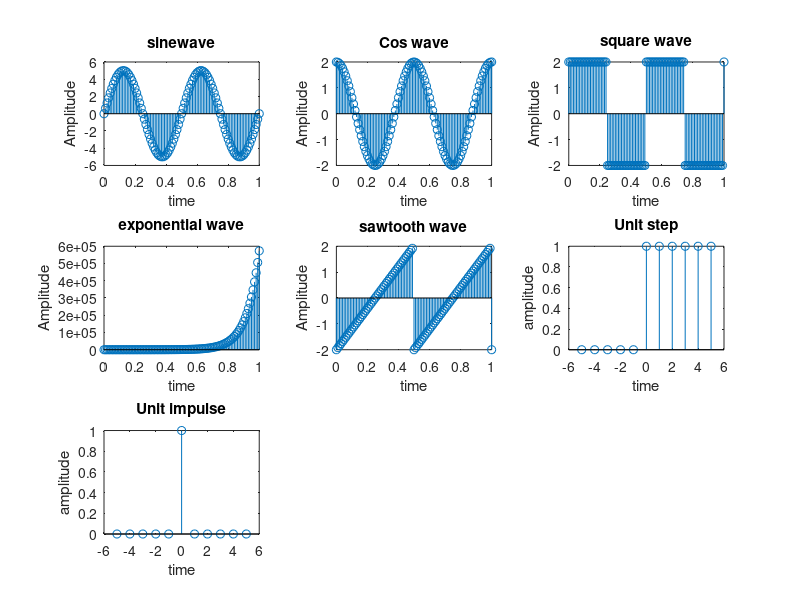

This chart was generated by the following MATLAB code:
% Generate the basic signals.

clc; close all; clear all;
% plot results
figure('name','Ankit');
% sine wave
t=0:0.01:1;
% a = input('Enter the sinewave magnitude===');
a=5; 
b=a*sin(2*pi*2*t); 
subplot(3,3,1); stem(t,b); 
xlabel('time'); ylabel('Amplitude'); title('sinewave');

% Cosine wave
t=0:0.01:1;
a=2; c=a*cos(2*pi*2*t); 
subplot(3,3,2); stem(t,c); 
xlabel('time'); ylabel('Amplitude'); title('Cos wave');

% Square wave
t=0:0.01:1;
a=2; b=a*square(2*pi*2*t); 
subplot(3,3,3); stem(t,b); 
xlabel('time'); ylabel('Amplitude'); title('square wave');

% Exponential waveform
t=0:0.01:1;
a=2;
b=a*exp(2*pi*2*t); subplot(3,3,4);
stem(t,b);
xlabel('time'); ylabel('Amplitude');
title ('exponential wave');

%sawtooth 
t=0:0.01:1;
a=2; b=a*sawtooth(2*pi*2*t);
subplot(3,3,5); stem(t,b);
xlabel('time'); ylabel('Amplitude'); title ('sawtooth wave');

% unit step signal
n=-5:5;
a = [zeros(1,5),ones(1,6)]; subplot(3,3,6);
stem(n,a);
xlabel ('time');
ylabel ('amplitude'); title('Unit step');

% unit impulse
n=-5:5;
a = [zeros(1,5),ones(1,1),zeros(1,5)]; subplot(3,3,7);
stem(n,a);
xlabel ('time');
ylabel ('amplitude');
title('Unit impulse');
